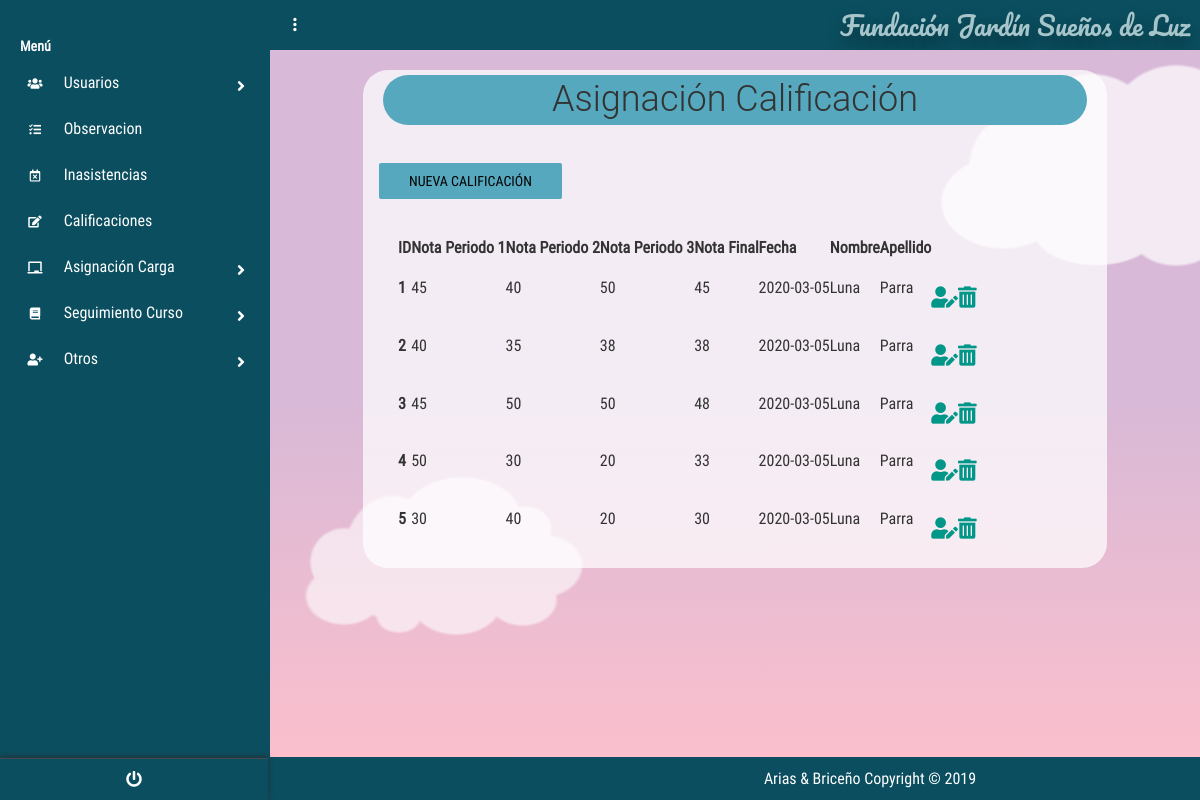
Page /?c=Calificacion&a=Index (signed in) on the committed database.
### tables this page shows
create table CALIFICACION
(
id_Calificacion INT PRIMARY KEY auto_increment ,
notaPeriodo1_Calificacion INT not null,
notaPeriodo2_Calificacion INT not null,
notaPeriodo3_Calificacion INT not null,
notaFinal1_Calificacion INT not null,
fechaRegistro_Calificacion DATE not null,
id_Usuario_FKFK int 
);

create table Usuario
(
id_Usuario int PRIMARY KEY auto_increment ,
user_Usuario varchar (50) not null,
password_Usuario varchar (8) not null,
nombre_Usuario varchar (50) not null,
apellido_Usuario varchar (50) not null,
tipoDoc_Usuario varchar (50) not null,
doc_Usuario bigint not null,
estado_Usuario varchar (50) not null,
id_tipoUsuario_FK int ,
id_Especialidad_FK int 
);

### controllers/CalificacionController.php (called while the page is built, shortened)
<?php
require_once "./models/CalificacionModel.php";
class CalificacionController{
    public function __CONSTRUCT(){
        $this->mode = new CalificacionModel();
    }
    public function Index(){
        include_once './views/Calificacion/CalificacionCon.php';
    }
}

### models/Conexion.php (called while the page is built)
<?php
class Conexion{
    public static function conectar(){
        $PDO = new PDO("mysql:host=localhost;dbname=dbfundacion;charset=utf8","root","");
        $PDO->setAttribute(PDO::ATTR_ERRMODE,PDO::ERRMODE_EXCEPTION);
        return $PDO;
    }
}
?>

### models/CalificacionModel.php (called while the page is built, shortened)
<?php
class CalificacionModel{
    public $CNX;
    public function __construct(){
        try {
            $this->CNX= Conexion::conectar();
        } catch (Exception $e) {
            die($e->getMessage());
        }
    }
    public function listar_Calificacion(){
        try {
            $query= "SELECT id_Calificacion,
            notaPeriodo1_Calificacion,
            notaPeriodo2_Calificacion,
            id_Usuario_FKFK,
            nombre_Usuario,
            apellido_Usuario,
            notaPeriodo3_Calificacion,
            notaFinal1_Calificacion,
            fechaRegistro_Calificacion
            from CALIFICACION
            inner join USUARIO on Usuario.id_Usuario=CALIFICACION.id_Usuario_FKFK";
            $stm = $this->CNX->prepare($query);
            $stm->execute();
            return $stm->fetchAll(PDO::FETCH_OBJ);
        } catch (Exception $e){
            die($e ->getMessage());
        }
    }
}

### views/Calificacion/CalificacionCon.php (the view, shortened to what this page needs)
<!DOCTYPE html>
<html lang="es">
<head>
    <link rel='stylesheet' href='https://cdnjs.cloudflare.com/ajax/libs/twitter-bootstrap/4.1.1/css/bootstrap.css'>
    <link rel='stylesheet' href='https://use.fontawesome.com/releases/v5.0.13/css/all.css'>
    <link rel="stylesheet" href="<?php echo SERVERURL; ?>assets/css/main.css">
    <link rel="stylesheet" href="<?php echo SERVERURL; ?>assets/css/style.css">
    <link rel="stylesheet" href="<?php echo SERVERURL; ?>assets/css/menu_Lateral.css">
    <link rel="stylesheet" href="<?php echo SERVERURL; ?>assets/css/main.css">
    <link href="https://unpkg.com/bootstrap-table@1.18.0/dist/bootstrap-table.min.css" rel="stylesheet">
</head>
<body>
    <?php include "./views/modules/navlateral.php" ?>
    <section class="full-box dashboard-contentPage">
        <?php include "./views/modules/navbar.php" ?>
        <div class="container">
            <div class="titles">
                <h1 class="tituloa ">Asignación Calificación</h1>
                <div class="form-group" id="botones">
                    <a href="?c=Calificacion&a=nuevo" class="boton btn btn-info botones">Nueva Calificación</a>
                </div>
            </div>
            <div class="tablas">
            <table id="table" data-toggle="table" data-height="auto" data-search="true" data-show-refresh="false"
                data-show-columns="true" data-buttons-toolbar=".buttons-toolbar">
                <thead">
                    <tr>
                        <th data-field="ID">ID</th>
                        <th data-field="nota1">Nota Periodo 1</th>
                        <th data-field="nota2">Nota Periodo 2</th>
                        <th data-field="nota3">Nota Periodo 3</th>
                        <th data-field="notafinal">Nota Final</th>
                        <th data-field="fecha">Fecha</th>
                        <th data-field="nombre_Usuario">Nombre</th>
                        <th data-field="apellido_Usuario">Apellido</th>
                        <th data-field="editar"></th>
                        <th data-field="eliminar"></th>
                    </tr>
                <tbody>
                    <?php foreach ($this->mode->listar_Calificacion() as $k ) : ?>
                    <tr>
                        <th data-field="ID" scope="row"><?php echo $k->id_Calificacion; ?></th>
                        <td data-field="nota1"><?php echo $k->notaPeriodo1_Calificacion; ?></td>
                        <td data-field="nota2"><?php echo $k->notaPeriodo2_Calificacion; ?></td>
                        <td data-field="nota3"><?php echo $k->notaPeriodo3_Calificacion; ?></td>
                        <td data-field="notafinal"><?php echo $k->notaFinal1_Calificacion; ?></td>
                        <td data-field="fecha"><?php echo $k->fechaRegistro_Calificacion; ?></td>
                        <td data-field="nombre_Usuario"><?php echo $k->nombre_Usuario; ?></td>
                        <td data-field="apellido_Usuario"><?php echo $k->apellido_Usuario; ?></td>
                        <th data-field="editar">
                            <div class="form-group" id="botones">
                                <a href="?c=Calificacion&a=nuevo&id_Calificacion=<?php echo $k->id_Calificacion;?>"  class="fas fa-user-edit fa-lg " ></a>
                            </div>
                        </th>
                        <th data-field="eliminar">
                        <div class="form-group" id="botones">
                                <a onclick="javascript:return confirm('¿Desea eliminar el registro?');
                                " href="?c=Calificacion&a=g_Eliminar_Calificacion&id_Calificacion=<?php echo $k->id_Calificacion;?>"
                                 class="fas fa-trash-alt fa-lg"></a>
                            </div>
                        </th>
                    </tr>
                    <?php endforeach; ?>
                </tbody>
            </table>
</div>
        </div>
        <?php include "./views/modules/fondo_Form.php" ?>
    </section>
</body>
</html>

### assets/css/main.css (style rules this page uses)
body, html { background-color: #0b4e5f; width: 100%; height: 100%; margin: 0; padding: 0; position: relative; font-size: 16px; font-family: 'RobotoCondensed'; overflow: hidden; }
.full-box { margin: 0; padding: 0; width: 100%; box-sizing: border-box; }
.container { background-color: rgba(255, 255, 255, 0.726); margin-top:20px; border-radius:25px; width:80%; }
.tablas,h1 { margin:20px }
h1 { text-align: center; padding: 5px; margin: 5px; }
form .btn, .botones { background-color: #56a8be; border-color: #56a8be; }
.tituloa { background-color: #56a8be; border-color: #56a8be; border-radius: 1em; }
.dashboard-sideBar, .dashboard-contentPage { position: absolute; top: 0; height: 100%; transition: all .3s ease-in-out; }
.dashboard-contentPage { right: 0; z-index: 1; padding-left: 270px; }
.btn:not(.btn-raised).btn-info, .input-group-btn .btn:not(.btn-raised).btn-info { color: #000000; }

### assets/css/menu_Lateral.css (style rules this page uses)
body { font-size: 0.9rem; }

### views/modules/fondo_Form.php (style rules this page uses)
html { box-sizing: border-box; }
*, *:before, *:after { box-sizing: inherit; }
body { margin: 0; background: linear-gradient(#d8b9d7 50%, #ffc0cb); min-height: 100vh; display: flex; justify-content: center; align-items: center; overflow: hidden; position: relative; }

### rows in the picture
calificacion: id_Calificacion "1", notaPeriodo1_Calificacion "45", notaPeriodo2_Calificacion "40", notaPeriodo3_Calificacion "50", notaFinal1_Calificacion "45", fechaRegistro_Calificacion "2020-03-05", id_Usuario_FKFK.nombre_Usuario "Luna", id_Usuario_FKFK.apellido_Usuario "Parra"
calificacion: id_Calificacion "2", notaPeriodo1_Calificacion "40", notaPeriodo2_Calificacion "35", notaPeriodo3_Calificacion "38", notaFinal1_Calificacion "38", fechaRegistro_Calificacion "2020-03-05", id_Usuario_FKFK.nombre_Usuario "Luna", id_Usuario_FKFK.apellido_Usuario "Parra"
calificacion: id_Calificacion "3", notaPeriodo1_Calificacion "45", notaPeriodo2_Calificacion "50", notaPeriodo3_Calificacion "50", notaFinal1_Calificacion "48", fechaRegistro_Calificacion "2020-03-05", id_Usuario_FKFK.nombre_Usuario "Luna", id_Usuario_FKFK.apellido_Usuario "Parra"
calificacion: id_Calificacion "4", notaPeriodo1_Calificacion "50", notaPeriodo2_Calificacion "30", notaPeriodo3_Calificacion "20", notaFinal1_Calificacion "33", fechaRegistro_Calificacion "2020-03-05", id_Usuario_FKFK.nombre_Usuario "Luna", id_Usuario_FKFK.apellido_Usuario "Parra"
calificacion: id_Calificacion "5", notaPeriodo1_Calificacion "30", notaPeriodo2_Calificacion "40", notaPeriodo3_Calificacion "20", notaFinal1_Calificacion "30", fechaRegistro_Calificacion "2020-03-05", id_Usuario_FKFK.nombre_Usuario "Luna", id_Usuario_FKFK.apellido_Usuario "Parra"

### other values in the picture
NOMBREPROYECTO "Fundación Jardín Sueños de Luz"
